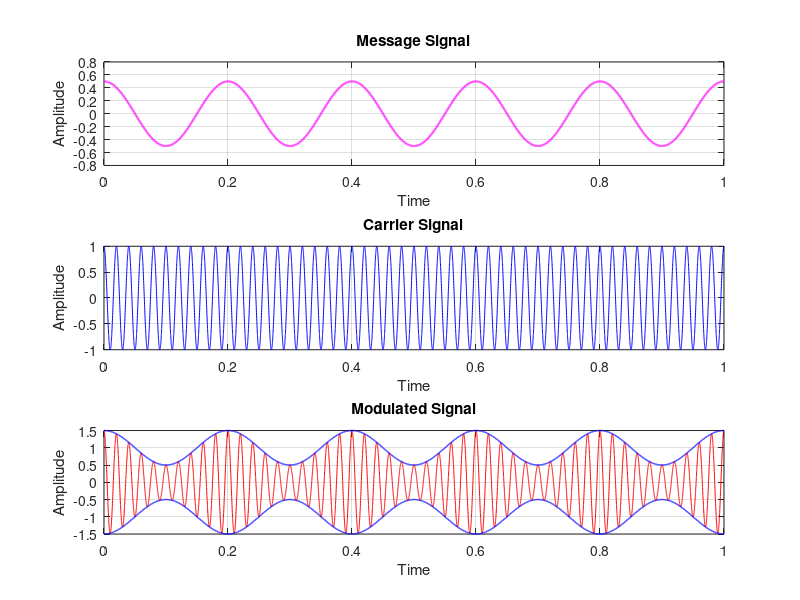

This figure's MATLAB source:
clc;
clear all;
close all;

% Asin(2*pi*f*t*phase)
Am= 0.5; %amplitude of message signal
Ac= 1; %amplitude of carrier signal
fm=5; %Frequency of message signal
fc=50; %Frequency of carrier signal
t=0:0.0001:1; %Time Vector

m = Am* cos(2*pi*fm*t);
c= Ac* cos(2*pi*fc*t);
s = (Ac+m).* cos(2*pi*fc*t);

figure;
subplot(3,1,1);
plot(t,m,'m','LineWidth',1.5);
title('Message Signal');
xlabel('Time');
ylabel('Amplitude');
grid on;

subplot(3,1,2);
plot(t,c,'b');
title('Carrier Signal');
xlabel('Time');
ylabel('Amplitude');
grid on;

subplot(3,1,3);
plot(t,s,'r');
hold on;
plot(t, (Ac+m),'b','LineWidth',1);
plot(t, -(Ac+m),'b','LineWidth',1);
title('Modulated Signal');
xlabel('Time');
ylabel('Amplitude');
grid on;
